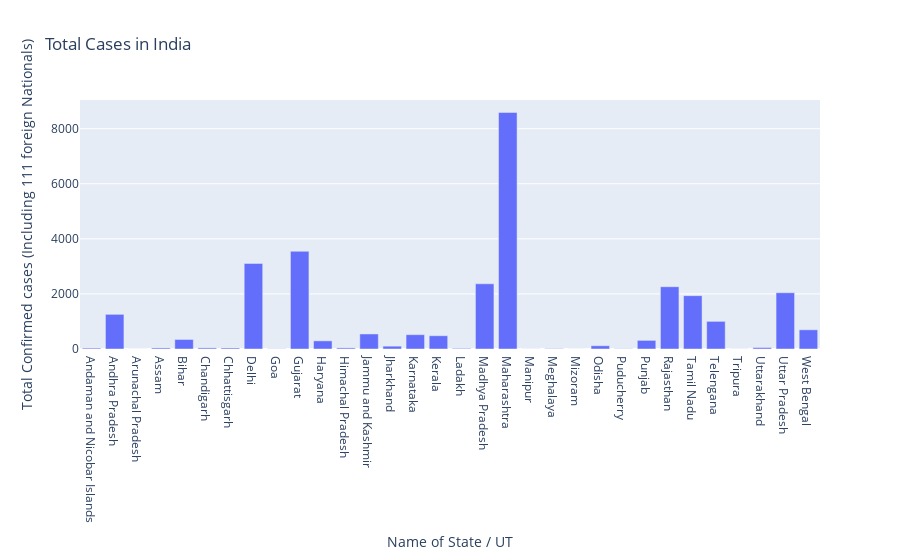

The notebook cell this image was saved under:
### Code cell
#Matplotlib
fig=plt.figure(figsize=(20,10),dpi=500)
axes=fig.add_axes([0,0,1,1])
axes.bar(df['Name of State / UT'],df['Total Confirmed cases (Including 111 foreign Nationals)'])
axes.set_title("Total Cases in India")
axes.set_xlabel("Name of State / UT")
axes.set_ylabel("Total Confirmed cases (Including 111 foreign Nationals)")
plt.xticks(rotation=90)
plt.show()

#plotly
fig=go.Figure()
fig.add_trace(go.Bar(x=df['Name of State / UT'],y=df['Total Confirmed cases (Including 111 foreign Nationals)']))
fig.update_layout(title='Total Cases in India',xaxis=dict(title='Name of State / UT'),yaxis=dict(title='Total Confirmed cases (Including 111 foreign Nationals)'))

### Figure 1 — Plotly figure (JSON) as saved in the notebook; plotly's stock layout.template omitted (floating-point values rounded to 4 significant figures)
{"data": [{"type": "bar", "x": ["Andaman and Nicobar Islands", "Andhra Pradesh", "Arunachal Pradesh", "Assam", "Bihar", "Chandigarh", "Chhattisgarh", "Delhi", "Goa", "Gujarat", "Haryana", "Himachal Pradesh", "Jammu and Kashmir", "Jharkhand", "Karnataka", "Kerala", "Ladakh", "Madhya Pradesh", "Maharashtra", "Manipur", "Meghalaya", "Mizoram", "Odisha", "Puducherry", "Punjab", "Rajasthan", "Tamil Nadu", "Telengana", "Tripura", "Uttarakhand", "Uttar Pradesh", "West Bengal"], "y": [33, 1259, 1, 38, 346, 40, 37, 3108, 7, 3548, 296, 40, 546, 103, 520, 482, 22, 2368, 8590, 2, 12, 1, 118, 8, 313, 2262, 1937, 1004, 2, 51, 2043, 697]}], "layout": {"title": {"text": "Total Cases in India"}, "xaxis": {"title": {"text": "Name of State / UT"}}, "yaxis": {"title": {"text": "Total Confirmed cases (Including 111 foreign Nationals)"}}}}
